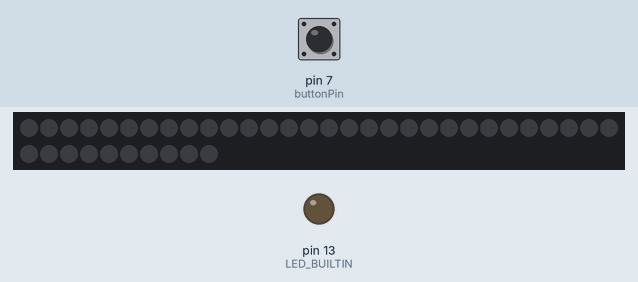
Simulated run of this sketch. Board: Arduino Uno, built with avr-gcc and run on an emulated ATmega328P. On the bench: 40 RGB LEDs in strip order, left to right, continuing on the next row, output pins drawn as LEDs (lit = HIGH). Inputs (shaded band) come from the test bench; at power-on: pin 7 (buttonPin) HIGH. Dim RGB values are drawn brighter than linear; colours are those a GRB WS2812 strip shows for the declared byte order; what the sketch prints to the serial monitor is not drawn.

Above: at 3.2 s.
3.3 s: pin 7 (buttonPin) pulled LOW for 0.15 s
At 6.08 s:
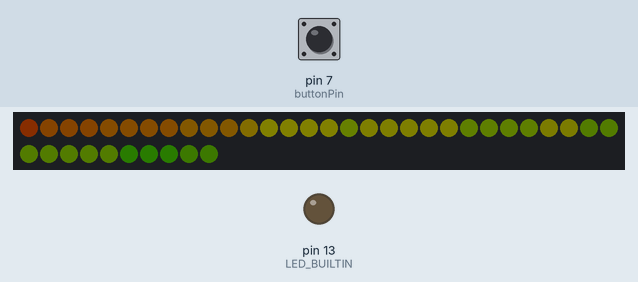
6.3 s: pin 7 (buttonPin) pulled LOW for 1 s
At 6.78 s:
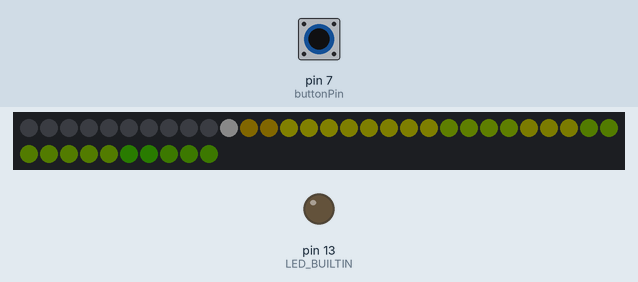
9.0 s: pin 7 (buttonPin) pulled LOW for 0.15 s
At 9.8 s:
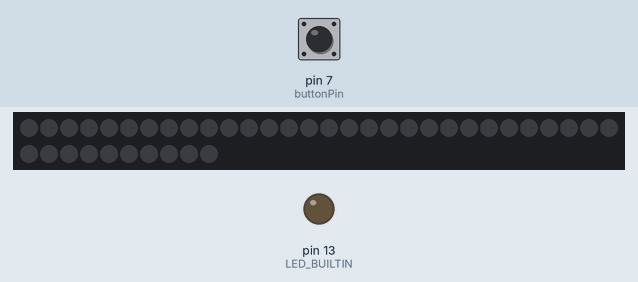
10.6 s: pin 7 (buttonPin) pulled LOW for 3.2 s
At 11.08 s:
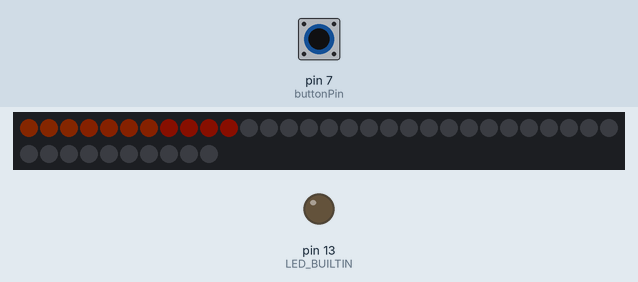
15.3 s: pin 7 (buttonPin) pulled LOW for 3.2 s
At 16.2 s:
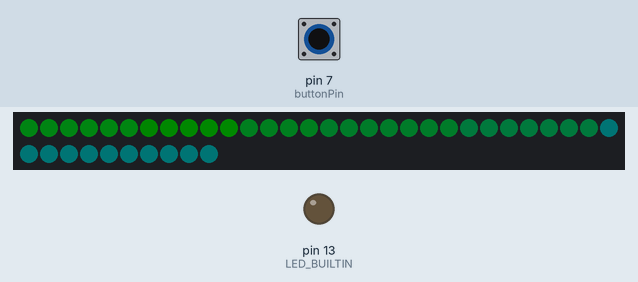
20.0 s: pin 7 (buttonPin) pulled LOW for 1 s
At 23.7 s:
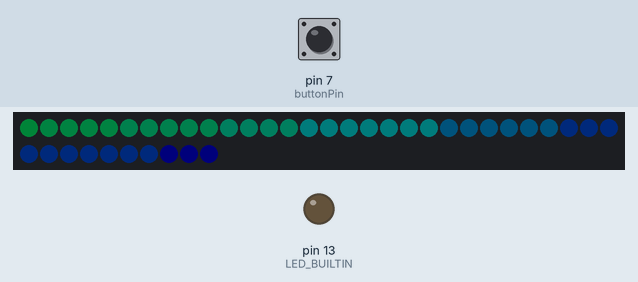
Timing chart, 0 to 24.6 s (numbered marks = the images above; inputs shaded):
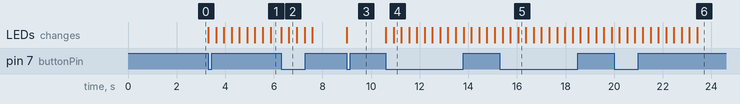

Measured:
- after the input at 3.3 s, the LEDs: first change at once (image 1 shows a later state)
- after the input at 6.3 s, the LEDs: first change at once (image 2 shows a later state)
- after the input at 9.0 s, the LEDs: change at once (image 3)
- after the input at 10.6 s, the LEDs: first change at once (image 4 shows a later state)
- after the input at 15.3 s, the LEDs: first differ from a run without the input after 0.75 s (image 5)
- after the input at 20.0 s, the LEDs: first differ from a run without the input after 1.2 s (image 6 shows a later state)

The sketch:

Choinka.ino
```cpp
#include "FastLED.h"
int buttonPin = 7;
bool state = 0;
int tryb = 0;
int b = 0;
int z = 0;
////////////////////////////////////////////////////////////////////////////////////////////////////
//
// RGB Calibration code
//
// Use this sketch to determine what the RGB ordering for your chipset should be.  Steps for setting up to use:

// * Uncomment the line in setup that corresponds to the LED chipset that you are using.  (Note that they
//   all explicitly specify the RGB order as RGB)
// * Define DATA_PIN to the pin that data is connected to.
// * (Optional) if using software SPI for chipsets that are SPI based, define CLOCK_PIN to the clock pin
// * Compile/upload/run the sketch

// You should see six leds on.  If the RGB ordering is correct, you should see 1 red led, 2 green
// leds, and 3 blue leds.  If you see different colors, the count of each color tells you what the
// position for that color in the rgb orering should be.  So, for example, if you see 1 Blue, and 2
// Red, and 3 Green leds then the rgb ordering should be BRG (Blue, Red, Green).

// You can then test this ordering by setting the RGB ordering in the addLeds line below to the new ordering
// and it should come out correctly, 1 red, 2 green, and 3 blue.
//
//////////////////////////////////////////////////

#define NUM_LEDS 40

// For led chips like WS2812, which have a data line, ground, and power, you just
// need to define DATA_PIN.  For led chipsets that are SPI based (four wires - data, clock,
// ground, and power), like the LPD8806 define both DATA_PIN and CLOCK_PIN
// Clock pin only needed for SPI based chipsets when not using hardware SPI
#define DATA_PIN 2
#define CLOCK_PIN 13

CRGB leds[NUM_LEDS];

void setup() {
    // sanity check delay - allows reprogramming if accidently blowing power w/leds
    delay(2000);
    Serial.begin(57600);
    Serial.println("resetting");
    LEDS.setBrightness(10);
    pinMode(buttonPin, INPUT_PULLUP);
    pinMode(LED_BUILTIN, OUTPUT);


    // Uncomment/edit one of the following lines for your leds arrangement.
    // ## Clockless types ##
    // FastLED.addLeds<SM16703, DATA_PIN, RGB>(leds, NUM_LEDS);
    // FastLED.addLeds<TM1829, DATA_PIN, RGB>(leds, NUM_LEDS);
    // FastLED.addLeds<TM1812, DATA_PIN, RGB>(leds, NUM_LEDS);
    // FastLED.addLeds<TM1809, DATA_PIN, RGB>(leds, NUM_LEDS);
    // FastLED.addLeds<TM1804, DATA_PIN, RGB>(leds, NUM_LEDS);
    // FastLED.addLeds<TM1803, DATA_PIN, RGB>(leds, NUM_LEDS);
    // FastLED.addLeds<UCS1903, DATA_PIN, RGB>(leds, NUM_LEDS);
    // FastLED.addLeds<UCS1903B, DATA_PIN, RGB>(leds, NUM_LEDS);
    // FastLED.addLeds<UCS1904, DATA_PIN, RGB>(leds, NUM_LEDS);
    // FastLED.addLeds<UCS2903, DATA_PIN, RGB>(leds, NUM_LEDS);
    // FastLED.addLeds<WS2812, DATA_PIN, RGB>(leds, NUM_LEDS);  // GRB ordering is typical
    // FastLED.addLeds<WS2852, DATA_PIN, RGB>(leds, NUM_LEDS);  // GRB ordering is typical
    FastLED.addLeds<WS2812B, DATA_PIN, RGB>(leds, NUM_LEDS);  // GRB ordering is typical
    // FastLED.addLeds<GS1903, DATA_PIN, RGB>(leds, NUM_LEDS);
    // FastLED.addLeds<SK6812, DATA_PIN, RGB>(leds, NUM_LEDS);  // GRB ordering is typical
    // FastLED.addLeds<SK6822, DATA_PIN, RGB>(leds, NUM_LEDS);
    // FastLED.addLeds<APA106, DATA_PIN, RGB>(leds, NUM_LEDS);
    // FastLED.addLeds<PL9823, DATA_PIN, RGB>(leds, NUM_LEDS);
    // FastLED.addLeds<SK6822, DATA_PIN, RGB>(leds, NUM_LEDS);
    // FastLED.addLeds<WS2811, DATA_PIN, RGB>(leds, NUM_LEDS);
    // FastLED.addLeds<WS2813, DATA_PIN, RGB>(leds, NUM_LEDS);
    // FastLED.addLeds<APA104, DATA_PIN, RGB>(leds, NUM_LEDS);
    // FastLED.addLeds<WS2811_400, DATA_PIN, RGB>(leds, NUM_LEDS);
    // FastLED.addLeds<GE8822, DATA_PIN, RGB>(leds, NUM_LEDS);
    // FastLED.addLeds<GW6205, DATA_PIN, RGB>(leds, NUM_LEDS);
    // FastLED.addLeds<GW6205_400, DATA_PIN, RGB>(leds, NUM_LEDS);
    // FastLED.addLeds<LPD1886, DATA_PIN, RGB>(leds, NUM_LEDS);
    // FastLED.addLeds<LPD1886_8BIT, DATA_PIN, RGB>(leds, NUM_LEDS);
    // ## Clocked (SPI) types ##
    // FastLED.addLeds<LPD6803, DATA_PIN, CLOCK_PIN, RGB>(leds, NUM_LEDS);  // GRB ordering is typical
    // FastLED.addLeds<LPD8806, DATA_PIN, CLOCK_PIN, RGB>(leds, NUM_LEDS);  // GRB ordering is typical
    // FastLED.addLeds<WS2801, DATA_PIN, CLOCK_PIN, RGB>(leds, NUM_LEDS);
    // FastLED.addLeds<WS2803, DATA_PIN, CLOCK_PIN, RGB>(leds, NUM_LEDS);
    // FastLED.addLeds<SM16716, DATA_PIN, CLOCK_PIN, RGB>(leds, NUM_LEDS);
    // FastLED.addLeds<P9813, DATA_PIN, CLOCK_PIN, RGB>(leds, NUM_LEDS);  // BGR ordering is typical
    // FastLED.addLeds<DOTSTAR, DATA_PIN, CLOCK_PIN, RGB>(leds, NUM_LEDS);  // BGR ordering is typical
    // FastLED.addLeds<APA102, DATA_PIN, CLOCK_PIN, RGB>(leds, NUM_LEDS);  // BGR ordering is typical
    // FastLED.addLeds<SK9822, DATA_PIN, CLOCK_PIN, RGB>(leds, NUM_LEDS);  // BGR ordering is typical


}

void fadeall() { for(int i = 0; i < NUM_LEDS; i++) { leds[i].nscale8(250); } }

void loop()
{
  if(digitalRead(7) == HIGH )      // Jezeli wcisniemy przycisk podlaczony pod pin nr 2
 {
     if(tryb != 2)
       tryb++;
       else
       tryb = 0;
       while(digitalRead(7) == HIGH);


 }
  //if(tryb == 0)
 // {
  //  for(b = 0; b == 70; b++) //brązowy
  //  {
   //   leds[b] = CRGB(255,0,0);
   //   LEDS.setBrightness(100);
    //  FastLED.show();
  //  }


   // FastLED.show();
   // delay(1);
  //}


    if (tryb == 0)
     {
   //  leds[0] = CRGB(0,255,0);
 // leds[1] = CRGB(0,255,0);
  //   leds[2] = CRGB(0,255,0);
     //leds[3] = CRGB(0,255,0);;
  //   leds[4] = CRGB(0,0,255);
  // leds[5] = CRGB(0,0,255);
  // leds[6] = CRGB(255,0,0);
  // leds[7] = CRGB(0,0,255);
   //  leds[8] = CRGB(0,255,0);
  //  leds[9] = CRGB(0,0,255);
  //  FastLED.show();
   //  delay(1);

     for(b = 0; b == 5; b++) //brązowy
    {leds[b] = CRGB(255,0,0);}
    for(b = 6; b == 70; b++) //zielen
    {leds[b] = CRGB(0,255,0);}
    for(b = 71; b == 72; b++) //brązowy
    {leds[b] = CRGB(0,0,255);}
    FastLED.show();

     }
     if(tryb == 1)
     {
      static uint8_t hue = 0;
  Serial.print("x");
  // First slide the led in one direction
  for(int i = 0; i < NUM_LEDS; i++) {
    // Set the i'th led to red
    leds[i] = CHSV(hue++, 255, 255);
   /// Show the leds
    FastLED.show();
   // now that we've shown the leds, reset the i'th led to black
    // leds[i] = CRGB::Black;
    fadeall();
    // Wait a little bit before we loop around and do it again
   delay(30);
  }
  Serial.print("x");

//   Now go in the other direction.
 for(int i = (NUM_LEDS)-1; i >= 0; i--) {
    // Set the i'th led to red
    leds[i] = CHSV(hue++, 255, 255);
//     Show the leds
    FastLED.show();
   // now that we've shown the leds, reset the i'th led to black
    // leds[i] = CRGB::Black;
    fadeall();
    // Wait a little bit before we loop around and do it again
    delay(30);
     }
}


if(tryb == 2)
{
  for(int whiteLed = 0; whiteLed < NUM_LEDS; whiteLed = whiteLed + 1) {
      // Turn our current led on to white, then show the leds
      leds[whiteLed] = CRGB::White;

      // Show the leds (only one of which is set to white, from above)
      FastLED.show();

      // Wait a little bit
      delay(30);

      // Turn our current led back to black for the next loop around
      leds[whiteLed] = CRGB::Black;
   }
}
}
```
